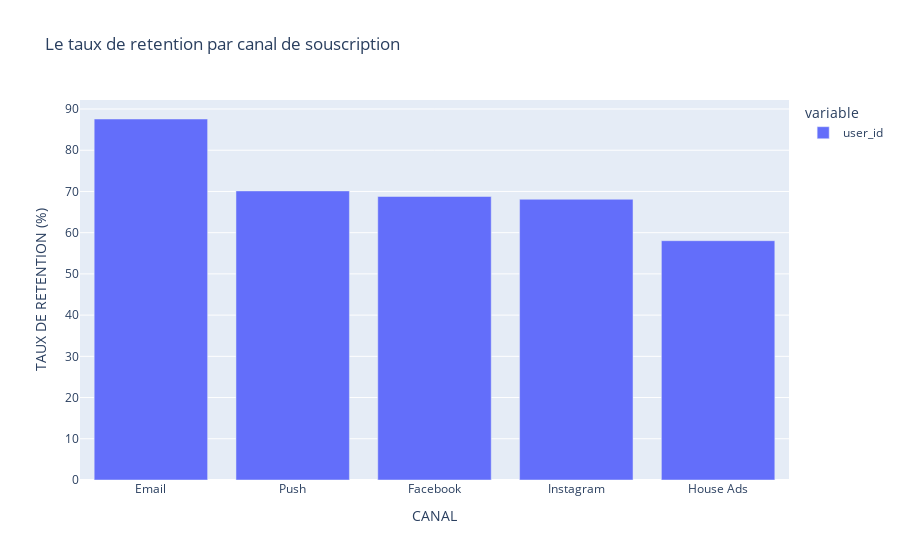

Notebook code for this chart:
### Code cell
# Create side-by-side bar chart of `xgb`
fig = px.bar(
   taux_retention_par_canal.sort_values(ascending=False),
   title="Le taux de retention par canal de souscription" 
)
fig.update_layout(xaxis_title="CANAL",yaxis_title="TAUX DE RETENTION\n(%)")
fig.show()

### Figure 1 — Plotly figure (JSON) as saved in the notebook; plotly's stock layout.template omitted (floating-point values rounded to 4 significant figures)
{"data": [{"alignmentgroup": "True", "hovertemplate": "variable=user_id<br>subscribing_channel=%{x}<br>value=%{y}<extra></extra>", "legendgroup": "user_id", "marker": {"color": "#636efa", "pattern": {"shape": ""}}, "name": "user_id", "offsetgroup": "user_id", "orientation": "v", "showlegend": true, "textposition": "auto", "type": "bar", "x": ["Email", "Push", "Facebook", "Instagram", "House Ads"], "xaxis": "x", "y": [87.58, 70.13, 68.78, 68.1, 58.05], "yaxis": "y"}], "layout": {"autosize": true, "barmode": "relative", "legend": {"title": {"text": "variable"}, "tracegroupgap": 0}, "title": {"text": "Le taux de retention par canal de souscription"}, "xaxis": {"anchor": "y", "autorange": true, "domain": [0, 1], "range": [-0.5, 4.5], "title": {"text": "CANAL"}, "type": "category"}, "yaxis": {"anchor": "x", "autorange": true, "domain": [0, 1], "range": [0, 92.19], "title": {"text": "TAUX DE RETENTION\n(%)"}, "type": "linear"}}}
